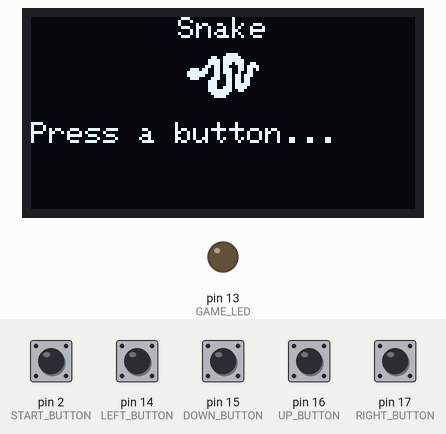
This sketch was run on a simulated Arduino Nano, built with avr-gcc and run on an emulated ATmega328P. On the bench: 128×64 one-colour display, output pins drawn as LEDs (lit = HIGH). The inputs (shaded band) are chosen by the test bench; at power-on: pin 2 (START_BUTTON), pin 14 (LEFT_BUTTON), pin 15 (DOWN_BUTTON), pin 16 (UP_BUTTON), pin 17 (RIGHT_BUTTON) LOW. Random numbers use the default seed unless the sketch sets one.

Above: at 0.8 s.
0.9 s: pin 2 (START_BUTTON) pulled HIGH for 0.15 s
At 1.43 s:
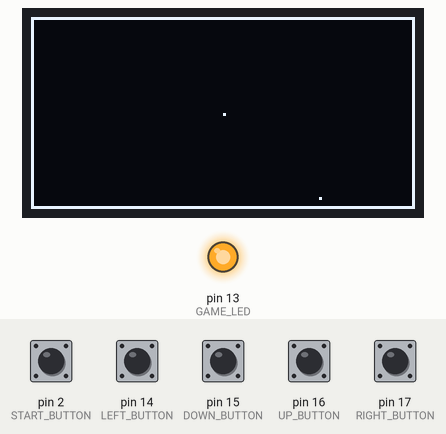
1.6 s: pin 15 (DOWN_BUTTON) pulled HIGH for 0.15 s
2.3 s: pin 14 (LEFT_BUTTON) pulled HIGH for 0.15 s
3.0 s: pin 15 (DOWN_BUTTON) pulled HIGH for 1 s
At 6.6 s:
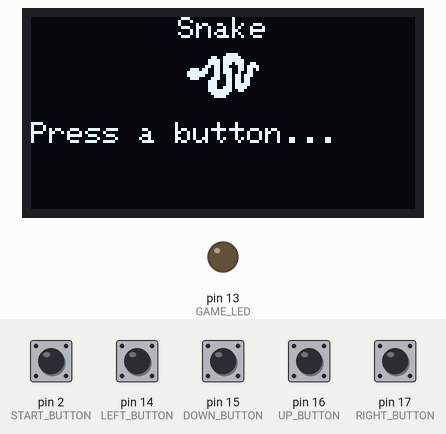
7.0 s: pin 16 (UP_BUTTON) pulled HIGH for 0.15 s
At 7.62 s:
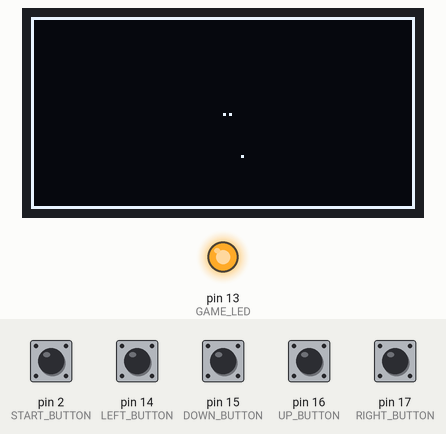
7.7 s: pin 15 (DOWN_BUTTON) pulled HIGH for 0.15 s
At 9.5 s:
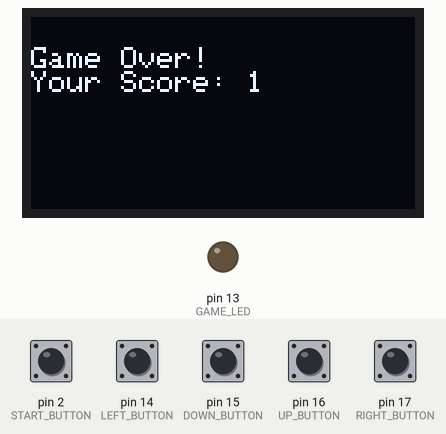
Timing chart, 0 to 11.0 s (numbered marks = the images above; inputs shaded):
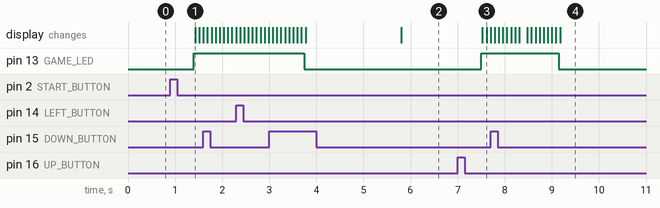

Measured:
- after the input at 0.9 s, pin 13 (GAME_LED): LOW → HIGH after 0.50 s; the display: changes after 0.53 s (image 1)
- after the input at 7.0 s, pin 13 (GAME_LED): LOW → HIGH after 0.50 s; the display: first changes after 0.53 s (image 3 shows a later state)

The sketch:

Snake.ino
```cpp
// (licence header left out)
//Arduino pins used for input buttons and random entropy
#define UP_BUTTON 16
#define DOWN_BUTTON 15
#define LEFT_BUTTON 14
#define RIGHT_BUTTON 17
#define START_BUTTON 2
#define GAME_LED 13
#define RANDOM_ANALOG A6 //disconnected pin - used as source of randomness!


#include <Wire.h>
#define SSD1306_NO_SPLASH //reduce program size by removing default splash screen from driver library
#include <Adafruit_SSD1306.h>


#define SCREEN_WIDTH 128
#define SCREEN_HEIGHT 64

#define OLED_RESET -1
Adafruit_SSD1306 oled(SCREEN_WIDTH, SCREEN_HEIGHT, &Wire, OLED_RESET);

#define upward 1
#define downward 2
#define leftward 3
#define rightward 4

//Game variables (initialised by titleScreen() for each new game)
int direction,x,y,bodyLength;
int highScore=0;
int body[100][2]{};  //limit max body size to 100 - get beyond this and you can crash the game as a reward!

int food_x, food_y;
bool foodGen;

int randomNumber{random()};

//Snake logo shown on title screen
#define LOGO_HEIGHT   15
#define LOGO_WIDTH    24
static const unsigned char PROGMEM logo_bmp[] =
{ 0b00000000, 0b00000111, 0b10000000,
  0b00000000, 0b11001111, 0b11000000,
  0b00000001, 0b11101111, 0b11100000,
  0b00000001, 0b11101110, 0b11100110,
  0b00000011, 0b01101100, 0b01101111,
  0b01110110, 0b01101110, 0b01101101,
  0b11111110, 0b01101110, 0b01001100,
  0b11111100, 0b01100110, 0b11011100,
  0b01110000, 0b11100110, 0b11011000,
  0b00000001, 0b11000110, 0b11011000,
  0b00000001, 0b11000110, 0b11111000,
  0b00000001, 0b11001110, 0b11110000,
  0b00000001, 0b11111110, 0b01100000,
  0b00000000, 0b11111100, 0b00000000,
  0b00000000, 0b01111000, 0b00000000};


/*
*  Random number generation, used for placing new food on the game screen
*/
void randomUpdate(int a = 1, int b = 100) {
  randomNumber = random(a, b);
}


/*
  Subroutine to draw a border around the edge of the display, to mark the game boundary
*/
void drawBorder() {
  oled.drawFastHLine(0, 0, SCREEN_WIDTH, SSD1306_WHITE);
  oled.drawFastHLine(0, SCREEN_HEIGHT -1, SCREEN_WIDTH, SSD1306_WHITE);
  oled.drawFastVLine(0, 0, SCREEN_HEIGHT, SSD1306_WHITE);
  oled.drawFastVLine(SCREEN_WIDTH -1, 0, SCREEN_HEIGHT, SSD1306_WHITE);
}


/*
  Movement subroutines. Steps two at a time, to effectively reduce the resolution of the play area
*/
void moveUpward() {  y -= 2; }

void moveDownward() {  y += 2; }

void moveLeftward() {  x -= 2; }

void moveRightward() {  x += 2; }


/*
  Add new coordinates for the snake at the current location, and shunt the old coordinates through the array of coordinates.
  If the snake's body length has just increased (by eating a fruit), then the oldest coordinate will be kept, and the snake will grow.
  Otherwise, it will be discarded as the snake moves across the map.
*/
void addBody() {

  for (int i=bodyLength; i >= 1; i--) {


    body[i][0] = body[i - 1][0];
    body[i][1] = body[i - 1][1];
  }
  body[0][0] = x;
  body[0][1] = y;
}


/*
  Iterates through all the coordinates for the snake's body, and draws them as pixels on the screen
*/
void drawSnake() {
  oled.setCursor(0,0);
  for (int i{ 0 }; i <= bodyLength; i++) {
    oled.drawPixel(body[i][0], body[i][1], SSD1306_WHITE);
  }
}


/*
  Draw food pixel on screen.
  If the food's just been eaten, generate new coordinates first
  */
void generateFood() {
  if (foodGen) {
    randomUpdate(1, SCREEN_WIDTH-2);
    food_x = randomNumber;
    randomUpdate(1, SCREEN_HEIGHT-2);
    food_y = randomNumber;
    foodGen = false;

    //make sure the food will be placed on an even row/column
    if (food_x == 1) {
      food_x = 2;
    }
    if (food_y == 1) {
      food_y = 2;
    }
    if (food_x % 2 != 0) {
      food_x--;
    }
    if (food_y % 2 != 0) {
      food_y--;
    }

  }

  oled.drawPixel(food_x, food_y, SSD1306_WHITE);
}


/*
  Check if the snake head has reached the food.
  If so the snake grows, and new food needs to be generated.
*/
void foodCheck() {
  if (x == food_x && y == food_y) {
    foodGen = true;
    bodyLength++;
  }
}


/*
  Display welcome screen, and wait for button press to start game.
  Then initialises game variables ready for the main loop to run the game.
*/
void titleScreen() {
  oled.clearDisplay();

  oled.setCursor((SCREEN_WIDTH  - 30 ) / 2, 0); //30 is width of "Snake" text, i.e. print it center aligned
  oled.println("Snake");

  oled.drawBitmap(
    (SCREEN_WIDTH - LOGO_WIDTH ) / 2,
    (LOGO_HEIGHT / 2) + 5,
    logo_bmp, LOGO_WIDTH, LOGO_HEIGHT, 1); //center align horizontally, print just below "Snake" text

  oled.setCursor(0, LOGO_HEIGHT+20);
  oled.println("Press a button...");

  if (highScore) { //only show this if a high score has been set
    oled.setCursor(15, LOGO_HEIGHT+40);
    oled.print("High score: ");
    oled.println(highScore);
  }
  oled.display();

  //loop until any button is pressed
  while ( (digitalRead(UP_BUTTON)
    || digitalRead(DOWN_BUTTON)
    || digitalRead(LEFT_BUTTON)
    || digitalRead(RIGHT_BUTTON)
    || digitalRead(START_BUTTON) ) == false)
    { randomUpdate(); } //move the random number generator along while we wait
  oled.clearDisplay();
  delay(500);

  //set initial conditions for new game
  direction = rightward;
  bodyLength = 3;
  foodGen=1;

  //new snake starts in the middle of the screen
  if (SCREEN_WIDTH % 2 != 0) {
    x = (SCREEN_WIDTH /2) -1;
  }
  else {
    x = SCREEN_WIDTH /2;
  }
  if (SCREEN_HEIGHT % 2 != 0) {
    y = (SCREEN_HEIGHT /2) -1;
  }
  else {
    y = SCREEN_HEIGHT /2;
  }

  //erase the previous snake's body from memory - otherwise the old snake parts will be drawn at the start of a new game!
  for (int i=0; i <= bodyLength; i++) {
    body[i][0] = NULL,
    body[i][1] = NULL;
  }
}


/*
  Called when the snake hits the screen boundary or its own tail
  The score displayed is equal tothe number of fruit eaten during the game
  After a short delay, the title screen is shown again
*/
void gameOver()
{
  digitalWrite(GAME_LED, 0); //turn off the game-in-progress LED
  oled.clearDisplay();
  oled.setCursor(0, 10);
  oled.setTextColor(SSD1306_WHITE);
  oled.setTextSize(1);
  oled.println("Game Over!");
  oled.print("Your Score: ");
  oled.println(bodyLength - 3);
  oled.display();
  delay(2000);

  if (bodyLength - 3 > highScore){
    highScore = bodyLength - 3;
  }

  titleScreen();
}


/*
  Initial setup routine - start I2C interface and OLED, seed the random number generator
*/
void setup() {
  Wire.begin();
  oled.begin(SSD1306_SWITCHCAPVCC, 0x3C);
  oled.setTextColor(SSD1306_WHITE);
  oled.setTextSize(1);
  DDRD = 0;
  DDRB = 0;
  pinMode(GAME_LED,OUTPUT);
  pinMode(A6, INPUT); //unconnected analog input, used for random seeding
  randomSeed(analogRead(A6));

  titleScreen();
}

/*
  Main program loop
*/
void loop() {
  digitalWrite(GAME_LED, 1); //Game is in progress, so indicate this
  oled.clearDisplay(); //wipe the display clear ready for updates
  drawBorder(); //put the border back
  randomUpdate(); //advance the random number generator
  generateFood(); //place new food if we need to
  foodCheck(); //check if the snake has reached the food
  addBody(); //update the location of the snake's body segments
  drawSnake(); //draw the snake onscreen

  //Move the snake in the current direction
  switch (direction) {
    case upward:
      moveUpward();
      break;
    case downward:
      moveDownward();
      break;
    case leftward:
      moveLeftward();
      break;
    case rightward:
      moveRightward();
      break;
  }

  oled.display(); //draw all the updates to the display

  //scan buttons to update the direction of travel
  if (digitalRead(LEFT_BUTTON) && direction != rightward) {
    direction = leftward;
  }
  if (digitalRead(DOWN_BUTTON) && direction != upward) {
    direction = downward;
  }
  if (digitalRead(UP_BUTTON) && direction != downward) {
    direction = upward;
  }
  if (digitalRead(RIGHT_BUTTON) && direction != leftward) {
    direction = rightward;
  }

  delay( 60 ); //reduce this value if you want to make the game quicker - and harder!

  //Check if the head of the snake has hit the screen border, or it's own body segments
  bool crashed=0;
  if (x < 1 || y < 1 || x > SCREEN_WIDTH-1 || y > SCREEN_HEIGHT-1) {
    crashed=1;
  }
  for(int i=1; i <= bodyLength; i++)
  {
    if(body[0][0] == body[i][0] && body[0][1] == body[i][1])
    {
      crashed=1;
    }
  }
  if (crashed) {
    gameOver(); //Shows score, and calls the titleScreen() function to reinitialise everything for the next game
  }
}
```
